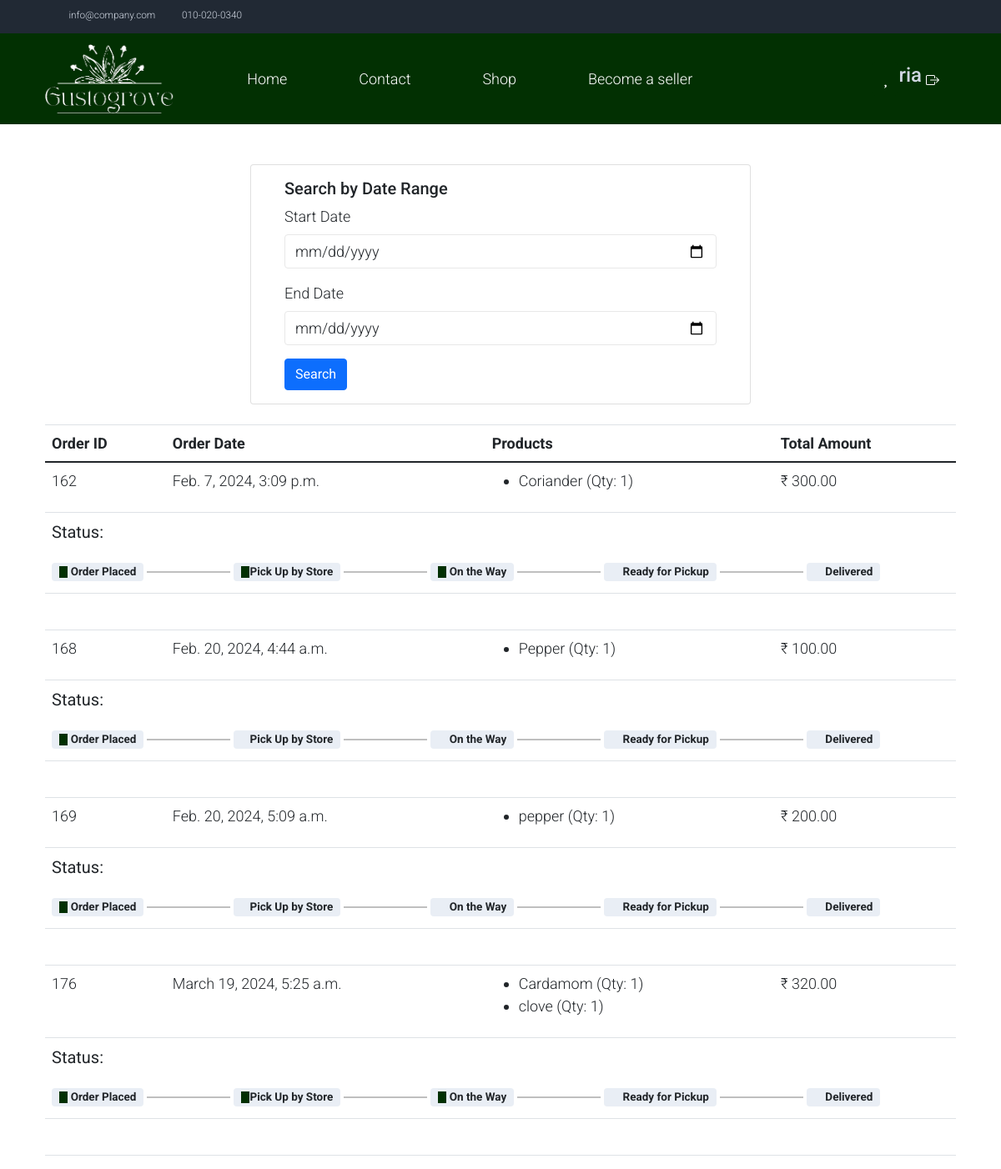
Screenshot of /my_orders/ (signed in) with the database file from the repository.
### userapp/models.py (models this page shows, shortened)
class CustomUser(AbstractUser):
    username = None
    USERNAME_FIELD  = 'email'
    name = models.CharField(max_length=100, default='')
    email = models.EmailField(unique=True)
    password = models.CharField(max_length=128)
    is_customer = models.BooleanField(default=False)
    is_seller = models.BooleanField(default=False)
    is_delivery = models.BooleanField(default=False)
    gstn = models.CharField(max_length=15, blank=True, null=True)
    hub_status=models.BooleanField(default=False)
    REQUIRED_FIELDS = []

### storeapp/models.py (models this page shows, shortened)
class Order(models.Model):
    class PaymentStatusChoices(models.TextChoices):
            PENDING = 'pending', 'Pending'
            SUCCESSFUL = 'successful', 'Successful'
            FAILED = 'failed', 'Failed'
    class OrderStatusChoices(models.TextChoices):
        REQUESTED = 'Requested', 'Requested'
        DISPATCHED = 'Dispatched', 'Dispatched'
        DELIVERED = 'Delivered', 'Delivered'
    user = models.ForeignKey(CustomUser, on_delete=models.CASCADE)
    products = models.ManyToManyField(Product)
    total_price = models.DecimalField(max_digits=10, decimal_places=2)
    order_date = models.DateTimeField(default=timezone.now,null=True)
    razorpay_order_id = models.CharField(max_length=255, default=None)
    payment_status = models.CharField(
    max_length=20, choices=PaymentStatusChoices.choices, default=PaymentStatusChoices.PENDING)
    order_status = models.CharField(
        max_length=20, choices=OrderStatusChoices.choices, default=OrderStatusChoices.REQUESTED)
    accepted_by_store = models.BooleanField(default=False)
    ready_for_pickup = models.BooleanField(default=False)

class Product(models.Model):
    product_name = models.CharField(max_length=255,null=True)
    description = models.TextField()
    image = models.ImageField(upload_to='products/', null=True, blank=True)
    quantity_value = models.PositiveIntegerField(default=100,null=True)
    quantity_prefix = models.CharField(max_length=10, choices=[('gms', 'gms'), ('kg', 'kg')], default='gms')
    stock = models.PositiveIntegerField(default=1,null=True)
    price = models.DecimalField(max_digits=10, decimal_places=2,null=True)
    date_added = models.DateField(default=timezone.now)
    brand_name = models.CharField(max_length=255, default="",null=True)
    seller = models.ForeignKey(CustomUser, on_delete=models.CASCADE, null=True, blank=True)
    batch_no=models.CharField(max_length=10,default="",null=True)
    average_rating = models.FloatField(default=0.0)
    STATUS_CHOICES = [
        ('In Stock', 'In Stock'),
        ('Out of Stock', 'Out of Stock'),
    ]
    status = models.CharField(max_length=15, choices=STATUS_CHOICES, default='In Stock')
    category = models.CharField(max_length=100, null=True)
    subcategory = models.CharField(max_length=100, null=True)

### storeapp/views.py (the view)
# urls.py: path('my_orders/',views.my_orders,name='my_orders'),
@login_required
def my_orders(request):
    user = request.user
    start_date_str = request.GET.get('start_date')
    end_date_str = request.GET.get('end_date')
    if not start_date_str or not end_date_str:
        today = datetime.now()
        start_date = today.replace(day=1)  # First day of the current month
        end_date = today.replace(day=1, month=today.month + 1)  # First day of the next month
        start_date_str = start_date.strftime('%Y-%m-%d')
        end_date_str = end_date.strftime('%Y-%m-%d')
    else:
        start_date = datetime.strptime(start_date_str, '%Y-%m-%d')
        end_date = datetime.strptime(end_date_str, '%Y-%m-%d')
    orders = Order.objects.filter(user=user, order_date__range=(start_date, end_date)).order_by('-order_date')
    sorders = Order.objects.filter(
    Q(user=user) &
    Q(payment_status=Order.PaymentStatusChoices.SUCCESSFUL)
)
    context = {
        'orders': orders,
        'start_date': start_date_str,
        'end_date': end_date_str,
        'sorders':sorders,
    }
    if not orders:
        context['no_orders_message'] = 'No orders found for the selected date range.'
    return render(request, 'my_orders.html', context)

### template/my_orders.html (shortened to what this page needs)
{% load static %}
<!DOCTYPE html>
<html lang="en">
<head>
    <link rel="stylesheet" href="https://maxcdn.bootstrapcdn.com/bootstrap/4.5.2/css/bootstrap.min.css">
<link rel="stylesheet" href="https://cdn.jsdelivr.net/npm/bootstrap@5.2.3/dist/css/bootstrap.min.css">
    <link rel="stylesheet" href="{% static 'css/bootstrap.min.css' %}">
    <link rel="stylesheet" href="{% static 'css/templatemo.css' %}">
    <link rel="stylesheet" href="{% static '/css/custom.css' %}">
    <link rel="stylesheet" href="{% static 'css/fontawesome.min.css' %}">
</head>
<body>
    <nav class="navbar navbar-expand-lg bg-dark navbar-light d-none d-lg-block" id="templatemo_nav_top">
        <div class="container text-light">
            <div class="w-100 d-flex justify-content-between">
                <div>
                    <i class="fa fa-envelope mx-2"></i>
                    <a class="navbar-sm-brand text-light text-decoration-none" href="mailto:info@company.com">info@company.com</a>
                    <i class="fa fa-phone mx-2"></i>
                    <a class="navbar-sm-brand text-light text-decoration-none" href="tel:010-020-0340">010-020-0340</a>
                </div>
                <div>
                    <a class="text-light" href="https://fb.com/templatemo" target="_blank" rel="sponsored"><i class="fab fa-facebook-f fa-sm fa-fw me-2"></i></a>
                    <a class="text-light" href="https://www.instagram.com/" target="_blank"><i class="fab fa-instagram fa-sm fa-fw me-2"></i></a>
                    <a class="text-light" href="https://twitter.com/" target="_blank"><i class="fab fa-twitter fa-sm fa-fw me-2"></i></a>
                    <a class="text-light" href="https://www.linkedin.com/" target="_blank"><i class="fab fa-linkedin fa-sm fa-fw"></i></a>
                </div>
            </div>
        </div>
    </nav>
    <nav class="navbar navbar-expand-lg ">
        <div class="container d-flex justify-content-between align-items-center">
            <div class="logo">
                <a class="navbar-brand" href="{% url "index" %}">
                    <img src="{% static 'img/gusto (2).png' %}" alt="Site Logo" class="img-fluid w-auto h-100" style="max-height: 100px;">
                </a>
            </div>
            <div class="align-self-center collapse navbar-collapse flex-fill  d-lg-flex justify-content-lg-between" id="templatemo_main_nav">
                <div class="flex-fill">
                    <ul class="nav navbar-nav d-flex justify-content-between mx-lg-auto">
                        <li class="nav-item">
                            <a class="nav-link" href="{% url 'index' %}">Home</a>
                        </li>
                        <li class="nav-item">
                            <a class="nav-link" href="{% url 'contact' %}">Contact</a>
                        </li>
                        <li class="nav-item">
                            <a class="nav-link" href="{% url 'shop' %}">Shop</a>
                        </li>
                        <li class="nav-item">
                            <a class="nav-link" href="{% url 'seller_index' %}">Become a seller</a>
                        </li>
                    </ul>
                </div>
                <div class="navbar align-self-center d-flex">
                    <a class="nav-icon d-none d-lg-inline" href="#" data-bs-toggle="modal" data-bs-target="#templatemo_search">
                        <i class="fa fa-fw fa-search text-light mr-2"></i>
                    </a>
                    <a class="nav-icon position-relative text-decoration-none" href="{% url 'cart' %}">
                        <i class="fa fa-fw fa-cart-arrow-down text-light mr-1"></i>
                    </a>
                    <a class="nav-icon position-relative text-decoration-none dropdown" href="#" data-bs-toggle="dropdown">
                        <i class="fa fa-fw fa-user text-light mr-1"></i>
                    </a>
                    <a href="{% url 'wishlist' %}" class="btn btn-success">
                        <i class="fas fa-heart"></i>
                    </a>
                    {% if user.is_authenticated %}
                    <h4 class=" text-light" >{{user.name}}<h4>
                        <div style="margin-left: 5px;" class="mt-2">
                            <a class="nav-icon position-relative text-decoration-none" href="{% url 'logout' %}" data-bs-toggle="tooltip" data-bs-placement="bottom" title="Logout">
                            </a>
                    {% endif %}
                        </div>
                </div>
            </div>
        </div>
    </nav>
        <div class="container mt-5">
            {% if no_orders_message %}
                <div class="alert alert-danger" role="alert">
                    {{ no_orders_message }}
                </div>
            {% else %}
                <div class="table-responsive">
                    <table class="table">
                        <thead>
                            <tr>
                                <th>Order ID</th>
                                <th>Order Date</th>
                                <th>Products</th>
                                <th>Total Amount</th>
                            </tr>
                        </thead>
                        <tbody>
                            {% for order in sorders %}
                                <tr>
                                    <td>{{ order.id }}</td>
                                    <td>{{ order.order_date }}</td>
                                    <td>
                                        <ul>
                                            {% for product in order.products.all %}
                                                <li>{{ product.product_name }} (Qty: 1)</li>
                                            {% endfor %}
                                        </ul>
                                    </td>
                                    <td>₹ {{ order.total_price }}</td>
                                </tr>
                        <tr>
                    </div>
                    <td colspan="5">
                        <p class="fs-5"><strong>Status:</strong></p>
                        <div class="delivery-status mt-3">
                            <div class="d-flex align-items-center">
                                <span class="badge bg-light text-dark position-relative"><i class="far fa-circle text-secondary bg-success"></i> Order Placed</span>
                                <hr class="mx-1" style="height: 2px; width: 100px; border: none; background-color: #000;">
                                {% if order.order_status == 'Dispatched' %}
                                    <span class="badge bg-light text-dark position-relative"><i class="far fa-circle text-secondary bg-success"></i>Pick Up by Store</span>
                                {% else %}
                                    <span class="badge bg-light text-dark position-relative"><i class="far fa-circle text-secondary"></i>Pick Up by Store</span>
                                {% endif %}
                                <hr class="mx-1" style="height: 2px; width: 100px; border: none; background-color: #000;">
                                {% if order.accepted_by_store %}
                                    <span class="badge bg-light text-dark position-relative"><i class="far fa-circle text-secondary bg-success"></i> On the Way</span>
                                {% else %}
                                    <span class="badge bg-light text-dark position-relative"><i class="far fa-circle text-secondary"></i> On the Way</span>
                                {% endif %}
                                <hr class="mx-1" style="height: 2px; width: 100px; border: none; background-color: #000;">
                                {% if order.ready_for_pickup %}
                                    <span class="badge bg-light text-dark position-relative"><i class="far fa-circle text-secondary bg-success"></i> Ready for Pickup</span>
                                {% else %}
                                    <span class="badge bg-light text-dark position-relative"><i class="far fa-circle text-secondary"></i> Ready for Pickup</span>
                                {% endif %}
                                <hr class="mx-1" style="height: 2px; width: 100px; border: none; background-color: #000;">
                                <span class="badge bg-light text-dark position-relative"><i class="far fa-circle text-secondary"></i> Delivered</span>
                            </div>
                        </div>
                    </td>
                </tr>
                <tr style="border-left: white;border-right: white;">
                    <td colspan="5">&nbsp;</td>
     </tr>
                    {% endfor %}
            {% endif %}
    <div class="container card mb-4" style="max-width: 600px;">
        <div class="card-body">
            <h5 class="card-title">Search by Date Range</h5>
            <form method="GET" action="">
                <div class="form-group">
                    <label for="start_date">Start Date</label>
                    <input type="date" class="form-control" id="start_date" name="start_date">
                </div>
                <div class="form-group">
                    <label for="end_date">End Date</label>
                    <input type="date" class="form-control" id="end_date" name="end_date">
                </div>
                <button type="submit" class="btn btn-primary">Search</button>
            </form>
        </div>
    </div>
</body>
</html>

### static/css/templatemo.css (style rules this page uses)
body, ul, li, p, a, label, input, div { font-family: 'Roboto', sans-serif; font-size: 18px !important; font-weight: 300 !important; }
.logo { font-weight: 500 !important; }
.text-light { color: #cfd6e1 !important; }
.bg-dark { background-color: #212934 !important; }
.bg-light { background-color: #e9eef5 !important; }
.bg-success { background-color: rgb(2, 48, 2) !important; }
.btn-success { background-color: rgb(2, 48, 2)!important; border-color:rgb(2, 48, 2) !important; }
.navbar { background-color: rgb(2, 48, 2); }
#templatemo_nav_top { min-height: 40px; }
#templatemo_nav_top * { font-size: .9em !important; }
#templatemo_main_nav a { color: #fff; }
#templatemo_main_nav .navbar .nav-icon { margin-right: 20px; }
.fa-search { color: white; }
.form-control { border: 1px solid #e8e8e8; }
@media (min-width: 768px) { #templatemo_main_nav .navbar-nav { max-width: 450px; } }
@media (min-width: 992px) { #templatemo_main_nav .navbar-nav { max-width: 550px; } }
.nav-icon { position: relative; display: inline-block; }

### rows the page displays
CustomUser: name "ria"
Order: id "162", order_date "Feb. 7, 2024, 3:09 p.m.", total_price "300.00", order_status "Dispatched" (drawn), accepted_by_store True (drawn), ready_for_pickup False (drawn)
Product: product_name "Coriander"
Order: id "168", order_date "Feb. 20, 2024, 4:44 a.m.", total_price "100.00", order_status "Requested" (drawn), accepted_by_store False (drawn), ready_for_pickup False (drawn)
Product: product_name "Pepper"
Order: id "169", order_date "Feb. 20, 2024, 5:09 a.m.", total_price "200.00", order_status "Requested" (drawn), accepted_by_store False (drawn), ready_for_pickup False (drawn)
Product: product_name "pepper"
Order: id "176", order_date "March 19, 2024, 5:25 a.m.", total_price "320.00", order_status "Dispatched" (drawn), accepted_by_store True (drawn), ready_for_pickup False (drawn)
Product: product_name "Cardamom"
Product: product_name "clove"
